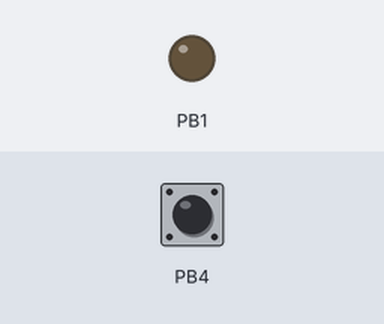
The program below on a simulated ATtiny85, built with avr-gcc and emulated at 8 MHz. Shown: output pins drawn as LEDs (lit = HIGH). The inputs (shaded band) are chosen by the test bench; at power-on: PB4 LOW. Sleep ends after the set time or at an interrupt.

Above: at 1.2 s.
1.3 s: PB4 pulled HIGH for 0.15 s
At 1.71 s:
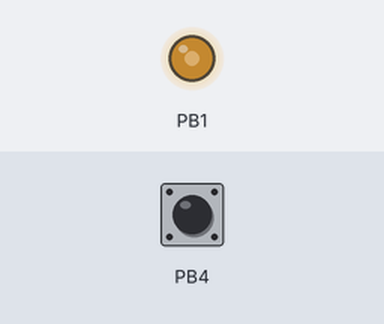
At 4.3 s:
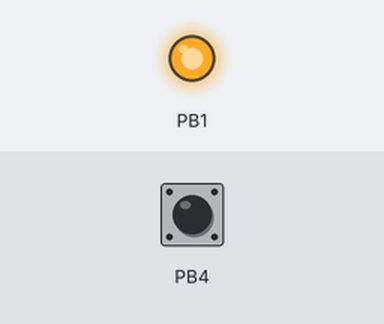
4.4 s: PB4 pulled HIGH for 1 s
Timing chart, 0 to 7.4 s (numbered marks = the images above; inputs shaded):
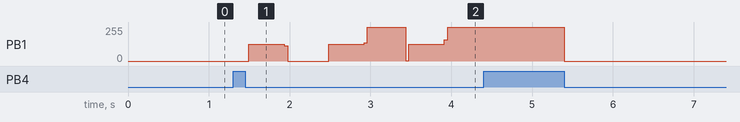

The program:

main.c
```c
#ifndef F_CPU
//use fuse defined in Makefile
#define F_CPU 8000000UL
#endif

/************* INCLUDES ************/
#include "melody.h"

#include <avr/interrupt.h>
#include <avr/io.h>
#include <avr/pgmspace.h>
#include <avr/sleep.h>
#include <util/delay.h>
#include <stdint.h>
#include <avr/cpufunc.h>

/************* iGLOBALES ************/
// volatile shall be used when variable is modified by interrupt and access
// somewhere else (or in the other way). Remove it provide more optimisation
static /*volatile*/ uint16_t counter = 0;
static /*volatile*/ uint16_t freq = 0;
static /*volatile*/ uint16_t timer = 0;
static uint8_t sub_timer = 0;

// table de periode 256 entre 0 et 255. En ram pour aller plus vite
const uint8_t sin_pcm[256] =
{
	128, 131, 134, 137, 140, 143, 146, 149,
	152, 155, 158, 162, 165, 167, 170, 173,
	176, 179, 182, 185, 188, 190, 193, 196,
	198, 201, 203, 206, 208, 211, 213, 215,
	218, 220, 222, 224, 226, 228, 230, 232,
	234, 235, 237, 238, 240, 241, 243, 244,
	245, 246, 248, 249, 250, 250, 251, 252,
	253, 253, 254, 254, 254, 255, 255, 255,
	255, 255, 255, 255, 254, 254, 254, 253,
	253, 252, 251, 250, 250, 249, 248, 246,
	245, 244, 243, 241, 240, 238, 237, 235,
	234, 232, 230, 228, 226, 224, 222, 220,
	218, 215, 213, 211, 208, 206, 203, 201,
	198, 196, 193, 190, 188, 185, 182, 179,
	176, 173, 170, 167, 165, 162, 158, 155,
	152, 149, 146, 143, 140, 137, 134, 131,
	128, 124, 121, 118, 115, 112, 109, 106,
	103, 100, 97, 93, 90, 88, 85, 82,
	79, 76, 73, 70, 67, 65, 62, 59,
	57, 54, 52, 49, 47, 44, 42, 40,
	37, 35, 33, 31, 29, 27, 25, 23,
	21, 20, 18, 17, 15, 14, 12, 11,
	10, 9, 7, 6, 5, 5, 4, 3,
	2, 2, 1, 1, 1, 0, 0, 0,
	0, 0, 0, 0, 1, 1, 1, 2,
	2, 3, 4, 5, 5, 6, 7, 9,
	10, 11, 12, 14, 15, 17, 18, 20,
	21, 23, 25, 27, 29, 31, 33, 35,
	37, 40, 42, 44, 47, 49, 52, 54,
	57, 59, 62, 65, 67, 70, 73, 76,
	79, 82, 85, 88, 90, 93, 97, 100,
	103, 106, 109, 112, 115, 118, 121, 124,
};


/************* INTERRUPTS  ************/
ISR(TIM0_COMPA_vect)
{
//	OCR1A = sin_pcm[256*freq*counter/SAMPLE_FREQ)]; //SAMPLE_FREQ = 32768
	OCR1A = sin_pcm[(counter >> 7) & 0xFF];
	counter += freq;

	--sub_timer;
	if (!sub_timer)
	{
		if (timer > 0) --timer;
		else TIMSK &= ~(1 << OCIE0A); // stop interrupt
	}
}

// PCInt[0-5] and external interrupt as the same vector
ISR(PCINT0_vect)
{
	// Stop current playing note
	TIMSK &= ~(1 << OCIE0A);
}


/************* LIBRAIRIES ************/
uint8_t customRand(uint8_t max, uint8_t *seed)
{
	// m = 256 = 2^8
	// c = 1
	// a - 1 = 4*31 = 124
	//
	// Linear congruential generator
	// X(n+1) = (a*X(n) + c) % m
    // m and the offset c are relatively prime,
    // a - 1 is divisible by all prime factors of m,
    // a - 1 is divisible by 4 if m is divisible by 4.

	*seed = (125*(*seed) + 1) & 0xFF;
	//return (uint8_t)((seed*MAX_MELODIES)/256);
	return (uint8_t)(((*seed)*max) >> 8);
}

// force PWM value to be 0 (avoid discharging battery)
void resetPWMPin(void)
{
	TCCR1 |= (1 << CS11);

	OCR1A = 255;
	TCNT1 = 255;
	_NOP();
	_NOP();
	_NOP();
	// stop timer 1
	TCCR1 &= ~((1 << CS10) | (1 << CS11) | (1 << CS12) | (1 << CS13));
	PORTB &= (0 << PIN1); //force value to 0 (avoid discharging battery when not use)
}

uint16_t watchForButton(void)
{
	uint16_t r = 0;
	while (PINB & (1 << PIN4))
	{
		r++;
		// anti rebonds
		_delay_us(1);
	}
	return r;
}


/************* ROUNTIMEs ************/

void setNote(uint16_t frequency, uint8_t duration10ms)
{
	if (duration10ms <= 0) return;

	TIMSK &= ~(1 << OCIE0A);

	// choose interrupt frequency (sampling frequency) at 32768 Hz. (min output
	// frequency is 122 Hz)
	// (sysclok = 8MHz)
	// f_sin = frequency / f_min, f_min = f_interupt / 256
	OCR0A = 244;

	const uint16_t prescalars[6] = {0, 1, 8, 64, 256, 1024};
	const uint8_t prescalar = 1;
	freq = frequency;

	// Interruption frequency is F_CPU/(tmp*ocra)
	//timer = (uint32_t)(duration10ms*F_CPU)/(tmp*OCR0A*100);
	//==> fail with tmp = 1024, duration10ms = 1, F_CPU = 8e6, OCR0A = 8
	uint32_t tmp = (uint32_t)(duration10ms)*F_CPU;
	tmp /= (uint32_t)(OCR0A);
	tmp /= (uint32_t)(prescalars[prescalar]);
	tmp /= 100UL;
	// timer is decremented every 256 cycles
	sub_timer = tmp & 0xFF;
	timer = (uint16_t)(tmp >> 8);

	TCCR0B = (TCCR0B &
			~((1 << CS02) | (1 << CS01) | (1 << CS00))) |
		prescalar;

	// start pwm
	if (frequency > 0)
		//use 2 as presacalar (PWM at 32 MHz / 255)
		TCCR1 |= (1 << CS11);

	// start timer0 interrupt - enable interrupt on compare A
	TIMSK |= (1 << OCIE0A);
	do
	{
	} while (TIMSK & (1 << OCIE0A));

	//stop timer 0
	TCCR0B &= ~((1 << CS02) | (1 << CS01) | (1 << CS00));

	// stop timer 1
	TCCR1 &= ~((1 << CS10) | (1 << CS11) | (1 << CS12) | (1 << CS13));
}

int main(void)
{
	cli();
	/* PWM configuration */
	// PWM out at PB1 (timer 1). Should be defined as output and as 'HIGH' as default
	DDRB |= (1 << PIN1);

	// Use timer 0 for sampling
	// Set CTC Mode (clear on compare OCR0A)
	TCCR0A |= (1 << WGM01);

	/* TIMER 1 for changing sampling */
	// prescalar will be computed when changing note

	// clear on compare match OCR1C
	TCCR1 |= (1 << CTC1);
	// enable PWM (set ON OCR1A, reset on OCR1C)
	TCCR1 |= (1 << PWM1A);
	// set on compare match. Reset at bottom
	TCCR1 |= (1 << COM1A1) | (1 << COM1A0);
	// set TOP at 0xFF
	OCR1C = 0xFF;
	// PLL is a "clock multiplier" (switch off in sleep mode)
	PLLCSR |= (1 << PLLE);
	// wait for PLOCK
	while (~PLLCSR & (1<<PLOCK)) {};
	// use pck (clock asyncronous as 64 MHz)
	PLLCSR |= (1 << PCKE);

	/* BUTTON CONFIGURATION */
	DDRB &= ~(1 << PIN4);
	// activate internal pull up
	PORTB |= (1 << PIN4);
	MCUCR &= ~(1 << PUD);
	// Enable interrupt on PIN4 for waking up
	GIMSK |= (1 << PCIE);
	PCMSK |= (1 << PCINT4);

	/* SLEEP CONFIGURATION */
	// disable Burn out detection
	MCUCR |= (1 << BODS);
	// wakeup only if usi start condition or pin change
	MCUCR |= (1 << SM1);
	MCUCR &= ~(1 << SM0);
	// USI power reduction
	PRR |= (1 << PRUSI);
	// ADC power reduction
	PRR |= (1 << PRADC);

	sei();

	resetPWMPin();

	/* PROGRAM BEGIN */
	uint8_t i;
	uint16_t j;
	uint8_t seed = 0;
	Note note;

	do
	{
		// enter to sleep
		// 1. Disable timer0 & timer1
		// 2. Enable sleep
		// 3. sleep
		// 4. Disable sleep
		// 5. Enable timer0 & timer1
		// 6. reconfigure PLL
		PRR |= (1 << PRTIM1) | (1 << PRTIM0);
		sleep_enable();
		sleep_cpu(); //pin change interrupt wake up the mcu
		sleep_disable();
		PRR &= ~((1 << PRTIM1) | (1 << PRTIM0));
		// reconfigure clock multiplier, deconfigured during sleep
		PLLCSR |= (1 << PLLE);
		while (~PLLCSR & (1<<PLOCK)) {};
		PLLCSR |= (1 << PCKE);

		//wait for released for setting seed
		j = watchForButton();
		if (j > 1000)
		{
			if (seed == 0) seed = (j & 0xFF);

			i = customRand (MAX_MELODIES, &seed);
			j = 0;
			do
			{
				memcpy_PF(&note, (pgm_read_word(&melodies[i]) + j*sizeof(Note)), sizeof(Note));
				j++;
				setNote(pgm_read_word(&frequencyTable[note.frequency]), note.duration);
			} while (note.duration > 0 && watchForButton() < 1);
			resetPWMPin();
		}
	} while (1);
}
```

melody.h
```c
#ifndef MEDLODY_H
#define MELODY_H
#include <avr/pgmspace.h>
#include <stdint.h>

#ifndef NULL
#define NULL ((void*)0)
#endif

typedef enum FrequencyKey FrequencyKey;
enum FrequencyKey
{
	SILENT,
// Too low frequencies for buzzer
//	NOTE_C0,
//	NOTE_CS0,
//	NOTE_D0,
//	NOTE_DS0,
//	NOTE_E0,
//	NOTE_F0,
//	NOTE_FS0,
//	NOTE_G0,
//	NOTE_GS0,
//	NOTE_A0,
//	NOTE_AS0,
//	NOTE_B0,

//	NOTE_C1,
//	NOTE_CS1,
//	NOTE_D1,
//	NOTE_DS1,
//	NOTE_E1,
//	NOTE_F1,
//	NOTE_FS1,
//	NOTE_G1,
//	NOTE_GS1,
//	NOTE_A1,
//	NOTE_AS1,
//	NOTE_B1,

//	NOTE_C2,
//	NOTE_CS2,
//	NOTE_D2,
//	NOTE_DS2,
//	NOTE_E2,
//	NOTE_F2,
//	NOTE_FS2,
//	NOTE_G2,
//	NOTE_GS2,
//	NOTE_A2,
//	NOTE_AS2,
//	NOTE_B2,

// Good frequencies
//        1 octave offset
//	NOTE_C3,
//	NOTE_CS3,
//	NOTE_D3,
//	NOTE_DS3,
//	NOTE_E3,
//	NOTE_F3,
//	NOTE_FS3,
//	NOTE_G3,
//	NOTE_GS3,
//	NOTE_A3,
//	NOTE_AS3,
//	NOTE_B3,

	NOTE_C4,
	NOTE_CS4,
	NOTE_D4,
	NOTE_DS4,
	NOTE_E4,
	NOTE_F4,
	NOTE_FS4,
	NOTE_G4,
	NOTE_GS4,
	NOTE_A4,
	NOTE_AS4,
	NOTE_B4,

	NOTE_C5,
	NOTE_CS5,
	NOTE_D5,
	NOTE_DS5,
	NOTE_E5,
	NOTE_F5,
	NOTE_FS5,
	NOTE_G5,
	NOTE_GS5,
	NOTE_A5,
	NOTE_AS5,
	NOTE_B5,

	NOTE_C6,
	NOTE_CS6,
	NOTE_D6,
	NOTE_DS6,
	NOTE_E6,
	NOTE_F6,
	NOTE_FS6,
	NOTE_G6,
	NOTE_GS6,
	NOTE_A6,
	NOTE_AS6,
	NOTE_B6,

	NOTE_C7,
	NOTE_CS7,
	NOTE_D7,
	NOTE_DS7,
	NOTE_E7,

// Frequencies are two high for attiny with PWM
//	NOTE_F7,
//	NOTE_FS7,
//	NOTE_G7,
//	NOTE_GS7,
//	NOTE_A7,
//	NOTE_AS7,
//	NOTE_B7,

//	NOTE_C8,
//	NOTE_CS8,
//	NOTE_D8,
//	NOTE_DS8,
//	NOTE_E8,
//	NOTE_F8,
//	NOTE_FS8,
//	NOTE_G8,
//	NOTE_GS8,
//	NOTE_A8,
//	NOTE_AS8,
//	NOTE_B8,
};

extern const uint16_t frequencyTable[];

// frequency = 0 : silent.
// duration = 0 : stop
typedef struct Note Note;
struct Note
{
	// use of enum Frequency key (even with packed attribute or -fshort-enums cause struct size of 3
	uint8_t frequency;
	uint8_t duration;
};

extern const Note* const melodies[];

// du to rand function, should not be multiple of 5
#define MAX_MELODIES 32

#endif /* MELODY_H */
```

Source omitted: melody.c (142485 bytes)
